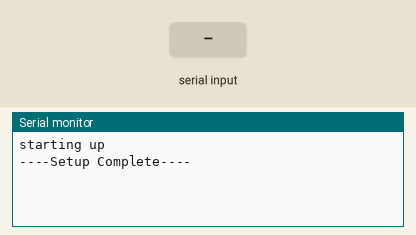
Recording of a sketch running on a simulated Arduino Uno, built with avr-gcc and run on an emulated ATmega328P. On the bench: the last lines printed to the serial monitor. Inputs (shaded band) come from the test bench.

Above: at 1.2 s.
1.3 s: "<90,45>" received over Serial
At 2.5 s:
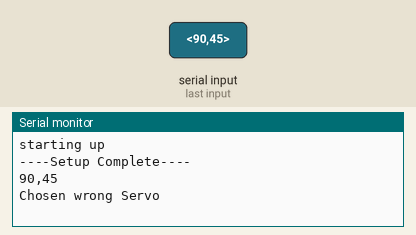
2.8 s: "<5>" received over Serial
At 3.6 s:
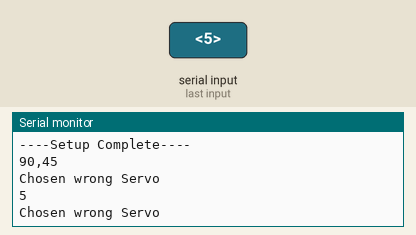
4.3 s: "<s90>" received over Serial
At 4.7 s:
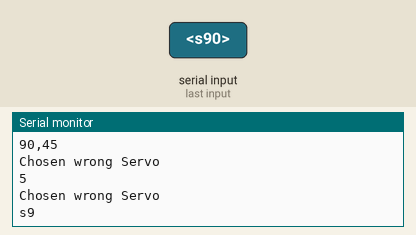

The sketch:

birthStir_v1.ino.ino
```cpp
/***********************************************************
File name: AdeeptArmInitializationCode.ino
Description: Power on, the servo rotates 90 to straighten the robotic arm
Website: www.adeept.com
E-mail: support@adeept.com
Author: Tom
Date: 2019/04/26
***********************************************************/
#include <Servo.h>。
#include <stdio.h>
#define noServes 5

int servopin0 = 9;    //Define servo interface digital interface 9
int servopin1 = 6;    //Define servo interface digital interface 6
int servopin2 = 5;    //Define servo interface digital interface 5
int servopin3 = 3;    //Define servo interface digital interface 3
int servopin4 = 11;   //Define servo interface digital interface 11

Servo servo0;
Servo servo1;
Servo servo2;
Servo servo3;
Servo servo4;


int setupAngle = 90;        //setupAngle of rotation of the servo


typedef struct
{
  int servoIndex;
  Servo serve;
  int curPos;
  int instruction;
  bool detached;
  int servoPin;
  int turnolodgy;


}
servoInfo;

bool started = false;
const byte numChars = 32;
bool dataRec = false;
char receivedChars[numChars];

servoInfo servos[noServes];
int wrapInput(char in);

int makeInt(char value[numChars]);
void writeServo(servoInfo selected);
int readServo(Servo selected);
void attachDetach(servoInfo selected, bool attach);
void debug(int intx = 699, char charx = 'x', char churn[1] = {"n"});

void setup() {
  // put your setup code here, to run once:
  pinMode(servopin0,OUTPUT);//Set the servo interface as the output interface
  pinMode(servopin1,OUTPUT);//Set the servo interface as the output interface
  pinMode(servopin2,OUTPUT);//Set the servo interface as the output interface
  pinMode(servopin3,OUTPUT);//Set the servo interface as the output interface
  pinMode(servopin4,OUTPUT);//Set the servo interface as the output interface
  Serial.begin(9600);
}


void loop()
{
  if (started == false)
  {
    startUp();
    delay(200);
  }


  takeCmd();

  if (dataRec == true)
  {
    int serveIndex = wrapInput(receivedChars);
    writeServo(servos[serveIndex]);
  }

}


void startUp()
{
  Serial.println("starting up");

  servos[0] = {0, servo0, 0, setupAngle, true, servopin0, 0};
  servos[1] = {1, servo1, 0, setupAngle, true, servopin1, 0};
  servos[2] = {2, servo2, 0, setupAngle, true, servopin2, 0};
  servos[3] = {3, servo3, 0, setupAngle, true, servopin3, 0};
  servos[4] = {4, servo4, 0, setupAngle, true, servopin4, 0};


  for (int iu = 0; iu < noServes; iu++)
  {
    attachDetach(servos[iu], true);
    writeServo(servos[iu]);
  }
  delay(20);

  started = true;
  Serial.println("----Setup Complete----");

}


void takeCmd()
{
  static boolean cmdInTransmit = false;
  static byte byteIndex = 0;
  char cmdStart = '<';
  char cmdEnd = '>';
  char recInput;


  while ((Serial.available() > 0) && (dataRec == false))
  {
    recInput = Serial.read();

    if (cmdInTransmit == true)
    {
      if (recInput != cmdEnd)
      {
        receivedChars[byteIndex] = recInput;
        byteIndex++;

        //if we've reached max chars, overwrite last
        if (byteIndex >= numChars)
        {
          byteIndex = numChars - 1;
        }
      }
      else
      {
        receivedChars[byteIndex] = '\0';
        cmdInTransmit = false;
        byteIndex = 0;
        dataRec = true;
      }

    }
    else if (recInput == cmdStart)
    {
      cmdInTransmit = true;
    }

  }
}


int wrapInput(char in)
{
  Serial.println(receivedChars);

  int iu = 0;
  int servInt = 0;
  int moveCount=0;
  char serve[numChars];
  char moveInt[numChars];

  for (int i=0; receivedChars[i]; i++)
  {
      if (i == servInt)
      {
          if (receivedChars[i] == 's')
          {
            setup();
          }
          else if (receivedChars[i] != '-')
          {
              serve[0] = receivedChars[i];
              servInt++;
          }

      }

      else if (isdigit(receivedChars[i]))
      {
          moveInt[moveCount] = receivedChars[i];
          moveCount++;
      }
      iu++;

  }
  moveInt[moveCount] = '\0';
  serve[1] = '\0';

  int serveIndex;
  serveIndex = makeInt(serve);

  if (serveIndex < noServes)
  {
    servos[serveIndex].instruction = makeInt(moveInt);
    dataRec = false;
    return serveIndex;
  }
  else
  {
    Serial.println("Chosen wrong Servo");
    servos[0].instruction = makeInt(moveInt);
    dataRec = false;
    return 0;

  }


}

int makeInt(char value[numChars])
{
  //char* pValue, int lenValue
  // 0x5, 0x6
  // 0x56
  // 0x50+0x6
  // (int)value[0] << 31 + ((int)value[1] << 30)
  int valueInt = 0;
  sscanf(value, "%d", &valueInt);

  return valueInt;
}

void attachDetach(servoInfo selected, bool attach)
{
  if (attach == true)
  {
    if (selected.serve.attached() != true)
    {
      selected.serve.attach(selected.servoPin);
    }

  }
  else
  {
    selected.serve.detach();
  }

  if (selected.serve.attached() != true)
  {
    selected.detached = true;
  }
  else
  {
    selected.detached = false;
  }
}
void writeServo(servoInfo selected)
{
  selected.serve.write(selected.instruction);
  selected.turnolodgy++;
  selected.curPos = selected.instruction;
}

int readServo(Servo selected)
{
  return selected.read();
}
```

Measured:
- after the input at 1.3 s, the serial monitor: prints a new line at once (image 1)
- after the input at 2.8 s, the serial monitor: prints a new line at once (image 2)
- after the input at 4.3 s, the serial monitor: prints a new line at once (image 3)
